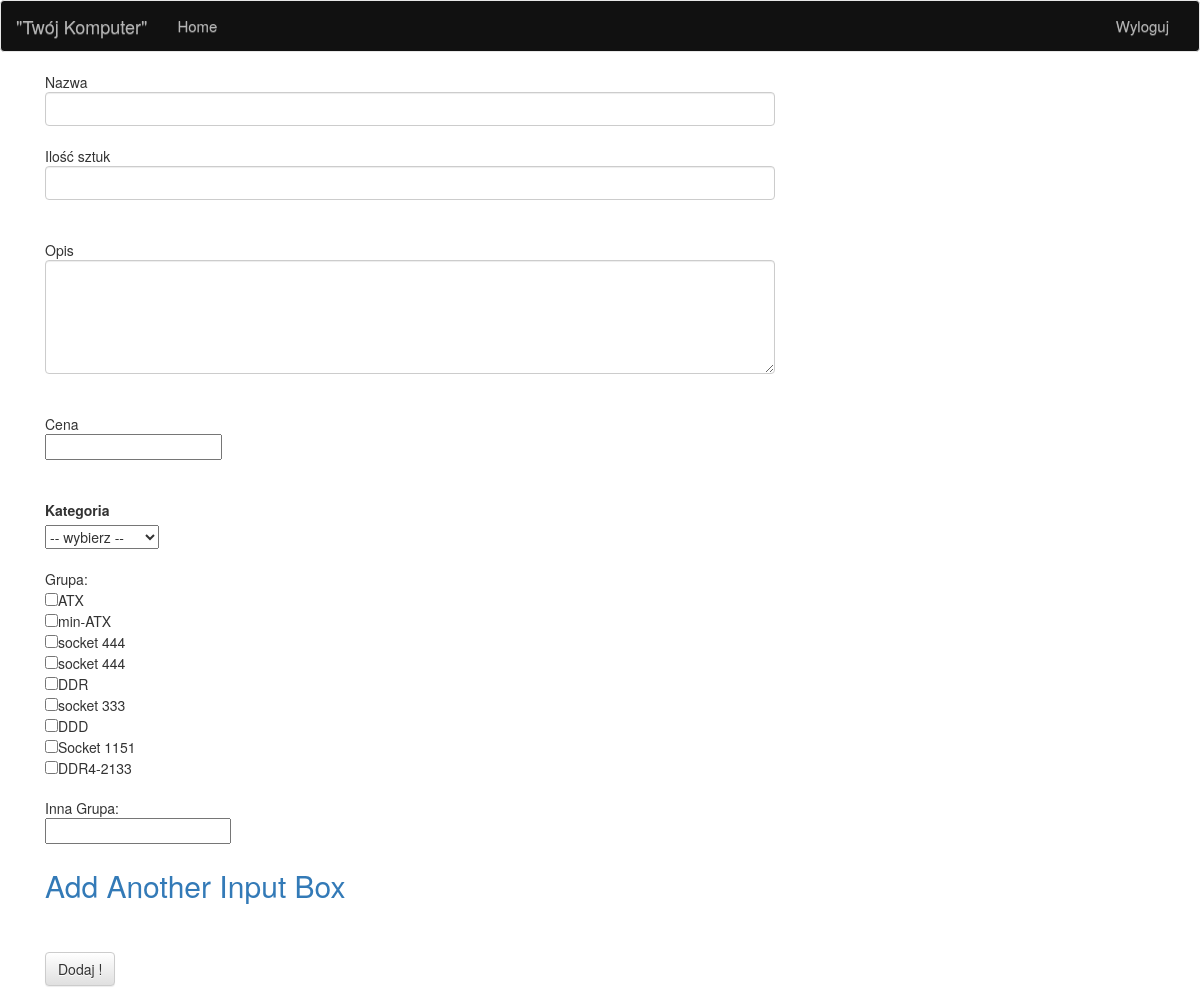
The page /html/View/addProdukt.php (signed in) on the database its author committed.
### tables this page shows
CREATE TABLE `GrupaProduktow` (
  `idGrupaProduktow` int(11) NOT NULL AUTO_INCREMENT,
  `NazwaG` varchar(45) DEFAULT NULL,
  PRIMARY KEY (`idGrupaProduktow`)
);

### html/View/addProdukt.php (the view, shortened to what this page needs)
<?php
require_once '../../connection.php';
?>
<!DOCTYPE html>
<html>
    <head>
        <link href="../Content/css/bootstrap.min.css" rel="stylesheet">
        <link href="../Content/css/bootstrap-theme.css" rel="stylesheet" type="text/css"/>
         <link href="../Content/css/style.css" rel="stylesheet" type="text/css"/>
        <link href="../Content/css/style.css" rel="stylesheet">
    </head>
    <body>
   <nav class="navbar navbar-default" role="navigation">
                <div class="container-fluid">
                    <div class="navbar-header">
                        <a class="navbar-brand" href="../../index.php">"Twój Komputer"</a>
                    </div>
                    <div class="collapse navbar-collapse" id="bs-example-navbar-collapse-1">
                        <ul class="nav navbar-nav">
                            <li><a href="index_admin.php">Home</a></li>
                        </ul>
                        <ul class="nav navbar-nav navbar-right">
                            <li><a href="../Controller/logout.php">Wyloguj</a></li>
                        </ul>
                    </div>
                </div>
            </nav>
        <div class="container">
            <form method="POST" action=" ../Controller/addProdukt.php" >
                <div class="col-md-8">
                    Nazwa<br>
                    <input type="text" class="form-control" placeholder="" value="" name="NazwaP" /><br>
                    Ilość sztuk
                    <br>
                    <input type="text" class="form-control" value="" name="iloscSztuk" /><br>
                    <br>
                    Opis
                    <br>
                    <textarea name = "opis" class="form-control" rows="5"></textarea><br>
                    <br>
                    Cena
                    <br>
                    <input type="text" class="form-controfl" value="" name="cena" /><br>
                    <br>
                    <br>
                    <label for="kategoria">Kategoria</label><br>
                    <select name="kategoria" id="kategoria" onchange="dodajNowKa()">
                        <option value="">-- wybierz --</option>
                    </select>
                    <br>
                    <br>
                    Grupa:
                    <?php
                    $gru = $pdo->prepare("select * From GrupaProduktow");
                    $gru->execute();
                    foreach ($gru as $row) {
                        echo '<br/><input type="checkbox" name="'.$row['idGrupaProduktow'].'" value="'.$row['NazwaG'].'" />'.$row['NazwaG'].'';
                    }
                    ?>
                    <br>
                    <br>
                  Inna Grupa:
                  <br>
<div id="NowGrup">
    <p>
        <label for="NGrup"><input type="text" id="p_scnt" size="20" name="N1" value=""/></label>
    </p>
</div>
                <h2><a href="#" id="addScnt">Add Another Input Box</a></h2>
                    <br>
                    <br>
                    <button type="submit" class="btn btn-default" > Dodaj !</button>
                    <br>
                    <br>
                </div>
            </form>
        </div>
    </body>
</html>

### html/Content/css/style.css (style rules this page uses)
.navbar-default { background-color: #111; }
.navbar-default .navbar-brand { color: #B4B4B4; }
.navbar-default .navbar-nav > li > a { color: #B4B4B4; font-size: 15px; }

### rows shown on the page
grupaproduktow: NazwaG "ATX"
grupaproduktow: NazwaG "min-ATX"
grupaproduktow: NazwaG "socket 444"
grupaproduktow: NazwaG "socket 444"
grupaproduktow: NazwaG "DDR"
grupaproduktow: NazwaG "socket 333"
grupaproduktow: NazwaG "DDD"
grupaproduktow: NazwaG "Socket 1151"
grupaproduktow: NazwaG "DDR4-2133"
